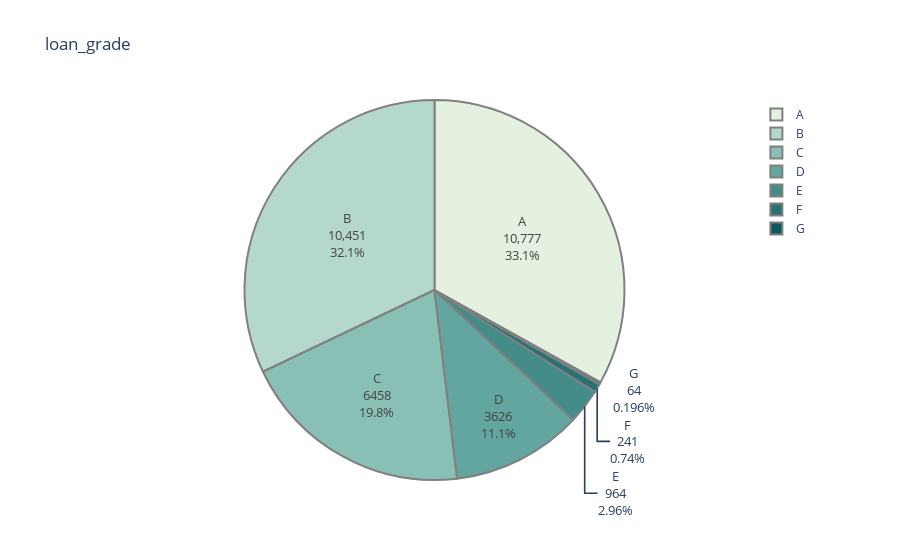

The code cell stored with this chart in its notebook:
### Markdown cell above
**Observations: Most of the People taking a loan doesnt own their own house**

### Code cell
level_counts=data.loan_grade.value_counts()
fig=px.pie(values=level_counts.values,
          names=level_counts.index,
          color_discrete_sequence=px.colors.sequential.Mint,
          title= 'loan_grade'
          )
fig.update_traces(textinfo='label+percent+value', textfont_size=13,
                  marker=dict(line=dict(color='#102000', width=0.2)))

fig.data[0].marker.line.width = 2
fig.data[0].marker.line.color='gray'
fig.show()

### Figure 1 — Plotly figure (JSON) as saved in the notebook; plotly's stock layout.template omitted (floating-point values rounded to 4 significant figures)
{"data": [{"domain": {"x": [0, 1], "y": [0, 1]}, "hovertemplate": "label=%{label}<br>value=%{value}<extra></extra>", "labels": ["A", "B", "C", "D", "E", "F", "G"], "legendgroup": "", "marker": {"line": {"color": "gray", "width": 2}}, "name": "", "showlegend": true, "textfont": {"size": 13}, "textinfo": "label+percent+value", "type": "pie", "values": [10777, 10451, 6458, 3626, 964, 241, 64]}], "layout": {"autosize": true, "legend": {"tracegroupgap": 0}, "piecolorway": ["rgb(228, 241, 225)", "rgb(180, 217, 204)", "rgb(137, 192, 182)", "rgb(99, 166, 160)", "rgb(68, 140, 138)", "rgb(40, 114, 116)", "rgb(13, 88, 95)"], "title": {"text": "loan_grade"}}}
